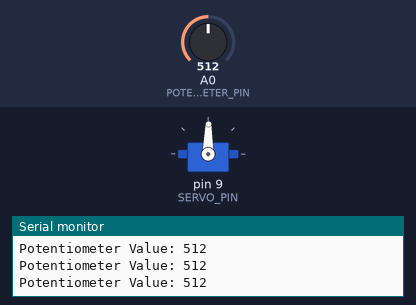
Bench run of a program on a simulated Arduino Uno, built with avr-gcc and run on an emulated ATmega328P. Shown: servo, the last lines printed to the serial monitor. Inputs (shaded band) come from the test bench; at power-on: A0 (POTENTIOMETER_PIN) = 512.

Above: at 1.2 s.
1.3 s: A0 (POTENTIOMETER_PIN) set to 107
At 2.1 s:
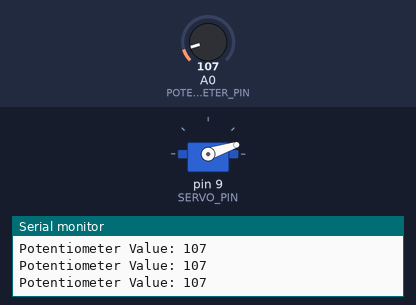
2.8 s: A0 (POTENTIOMETER_PIN) set to 94
At 3.7 s:
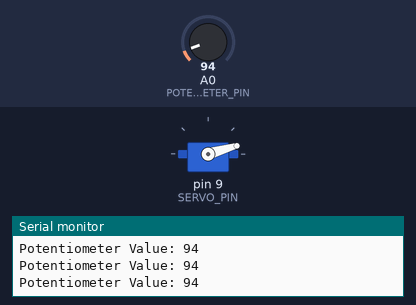
4.3 s: A0 (POTENTIOMETER_PIN) set to 122
At 5.2 s:
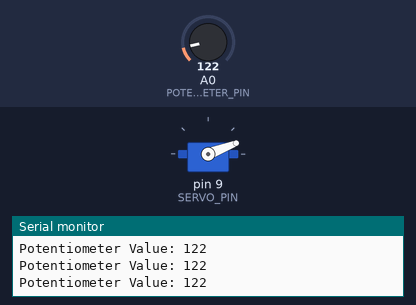
5.8 s: A0 (POTENTIOMETER_PIN) set to 306
At 7.0 s:
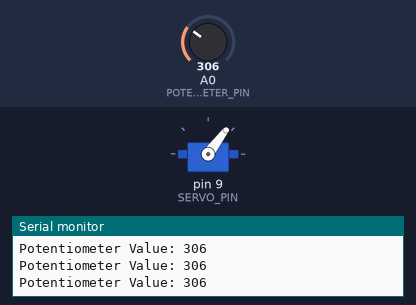
7.3 s: A0 (POTENTIOMETER_PIN) set to 716
At 8.5 s:
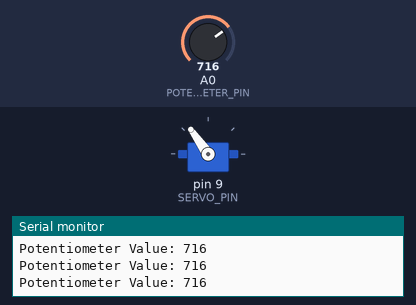
8.8 s: A0 (POTENTIOMETER_PIN) set to 511
At 9.4 s:
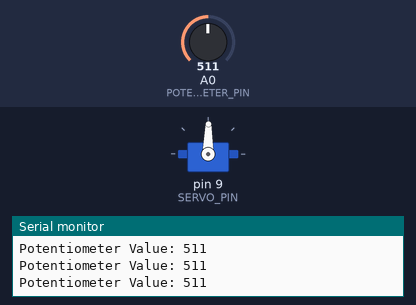
Timing chart, 0 to 11.8 s (numbered marks = the images above; inputs shaded):
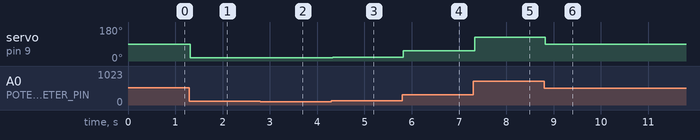

Measured:
- after the input at 1.3 s, servo on pin 9 (SERVO_PIN): 89° → 18° at once
- after the input at 2.8 s, servo on pin 9 (SERVO_PIN): 18° → 16° at once
- after the input at 4.3 s, servo on pin 9 (SERVO_PIN): 16° → 21° at once
- after the input at 5.8 s, servo on pin 9 (SERVO_PIN): 21° → 53° at once
- after the input at 7.3 s, servo on pin 9 (SERVO_PIN): 53° → 125° at once
- after the input at 8.8 s, servo on pin 9 (SERVO_PIN): 125° → 89° at once

The program:

main.cpp
```cpp
#include <Arduino.h>
#include <Servo.h>

#define POTENTIOMETER_PIN A0

#define SERVO_PIN 9
Servo servo;

// put function declarations here:
void setupPins();

void setup() {
  // put your setup code here, to run once:
  Serial.begin(9600);

  setupPins();
}

void loop() {
  // put your main code here, to run repeatedly:
  int potValue = analogRead(POTENTIOMETER_PIN);
  Serial.print("Potentiometer Value: ");
  Serial.println(potValue);

  int angle = map(potValue, 0, 1023, 0, 179);
  servo.write(angle);

  // Allow some time for the servo to reach the position
  delay(15);
}

// put function definitions here:
void setupPins() {
  pinMode(POTENTIOMETER_PIN, INPUT);

  pinMode(SERVO_PIN, OUTPUT);
  servo.attach(SERVO_PIN);
}
```
